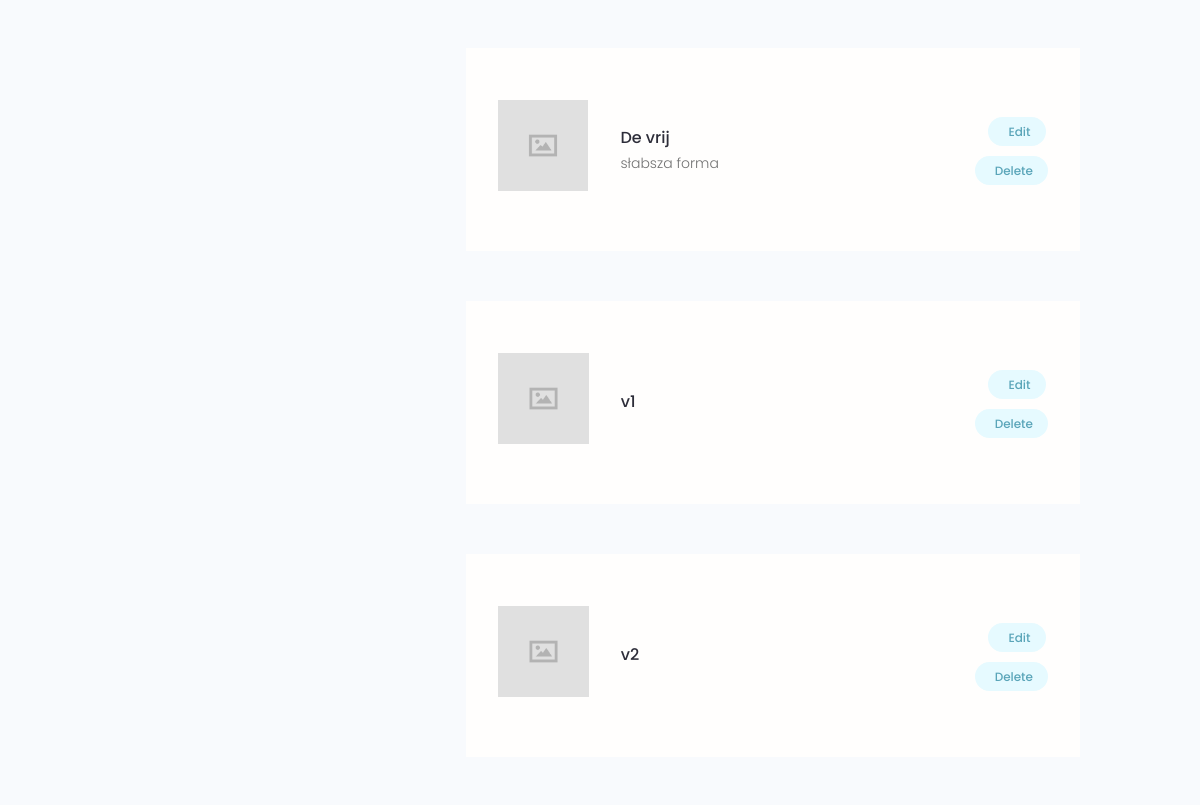
Page /account/ (signed in, middle part) on the earlier database version.
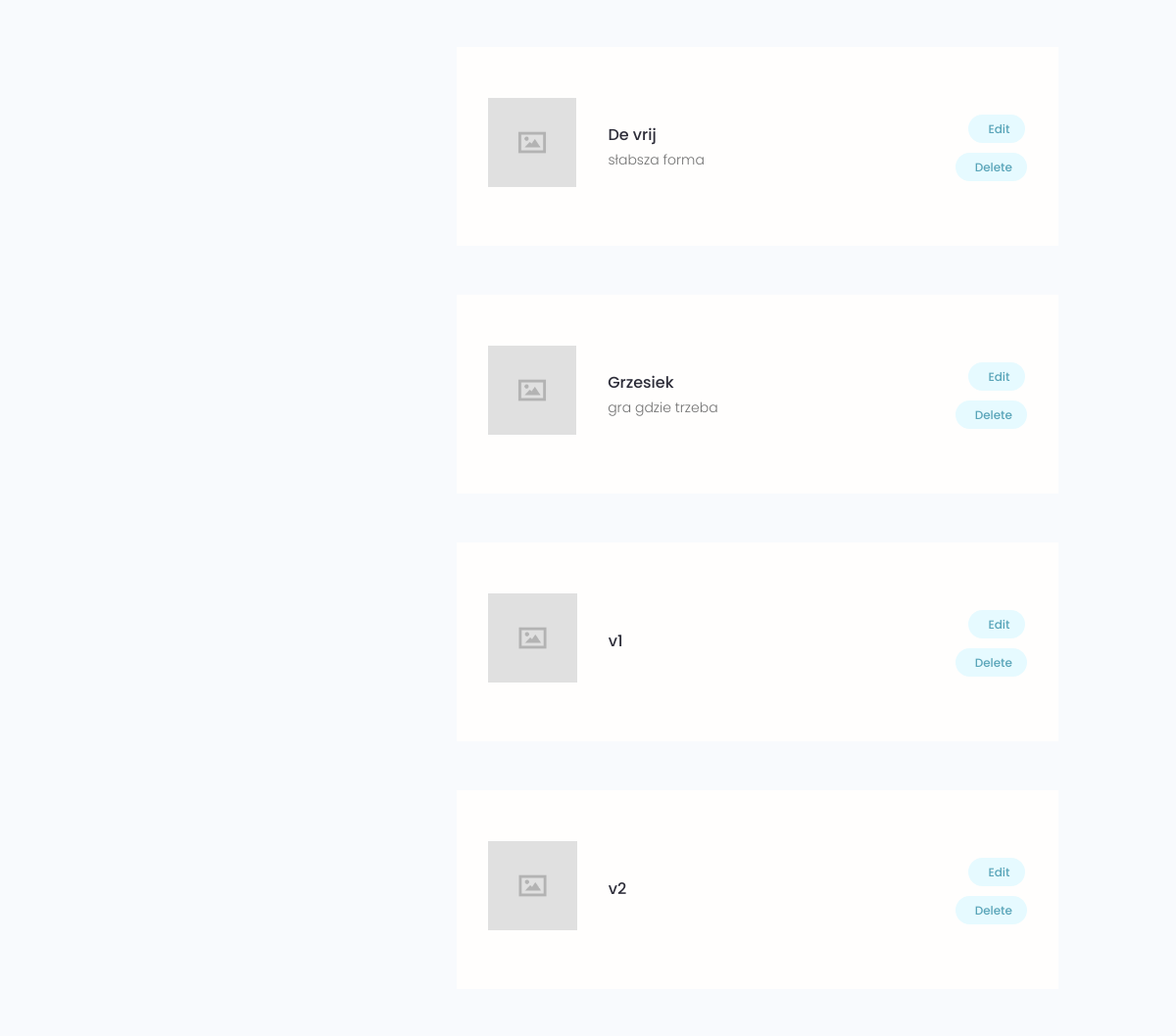
Same page on the later database version.
### first_project/models.py (models this page shows, shortened)
class Player(models.Model):
    owner = models.ForeignKey(Profile, null=True, blank=True, on_delete=models.CASCADE)
    title = models.CharField(max_length=200)
    description = models.TextField(null=True, blank=True)
    featured_image = models.ImageField(null=True, blank=True, default="default.jpg")
    demo_link = models.CharField(max_length=2000, null=True, blank=True)
    source_link = models.CharField(max_length=2000, null=True, blank=True)
    tags = models.ManyToManyField("Tag", blank=True)
    vote_total = models.IntegerField(default=0, null=True, blank=True)
    vote_ratio = models.IntegerField(default=0, null=True, blank=True)
    created = models.DateTimeField(auto_now_add=True)
    id = models.UUIDField(
        default=uuid.uuid4, unique=True, primary_key=True, editable=False
    )
    class Meta:
        ordering = ["-vote_ratio", "-vote_total", "title"]
    @property
    def image_url(self):
        try:
            url = self.featured_image.url
        except:
            url = 'http://127.0.0.1:8000/images/default.jpg'
        return url

### users/views.py (the view)
# urls.py: path("account/", views.user_account, name="account"),
@login_required(login_url="login")
def user_account(request):
    profile = request.user.profile
    skills = profile.skill_set.all()
    players = profile.player_set.all()
    context = {"profile": profile, "skills": skills, "players": players}
    return render(request, "users/account.html", context)

### users/models.py (called while the page is built)
    @property
    def image_url(self):
        try:
            url = self.profile_image.url
        except:
            url = 'http://127.0.0.1:8000/images/profile_images/user-default.png'
        return url

### users/templates/users/account.html (shortened to what this page needs)
{% extends 'main.html' %}
{% block content %}
  <main class="settingsPage profile my-md">
    <div class="container">
      <div class="layout">
        <div class="column column--1of3">
        </div>
        <div class="column column--2of3">
          {% for player in players %}
          <table class="settings__table">
            <tr>
              <td class="settings__thumbnail">
                <a href="{% url 'player' player.id%}"><img src="{{player.image_url}}" alt="Project Thumbnail" /></a>
              </td>
              <td class="settings__tableInfo">
                <a href="{% url 'player' player.id%}">{{player.title}}</a>
                <p>{{player.description|slice:"150"}}
                </p>
              </td>
              <td class="settings__tableActions">
                <a class="tag tag--pill tag--main settings__btn" href="{% url 'update-player' player.id %}"> Edit</a>
                <a class="tag tag--pill tag--main settings__btn" href="{% url 'delete-player' player.id %}?next=/account">
                  Delete</a>
              </td>
            </tr>
            {% endfor %}
          </table>
        </div>
      </div>
    </div>
  </main>
{% endblock content %}

Differences in the rows shown:
added Player: image_url (placeholder picture), title "Grzesiek", description "gra gdzie trzeba"
